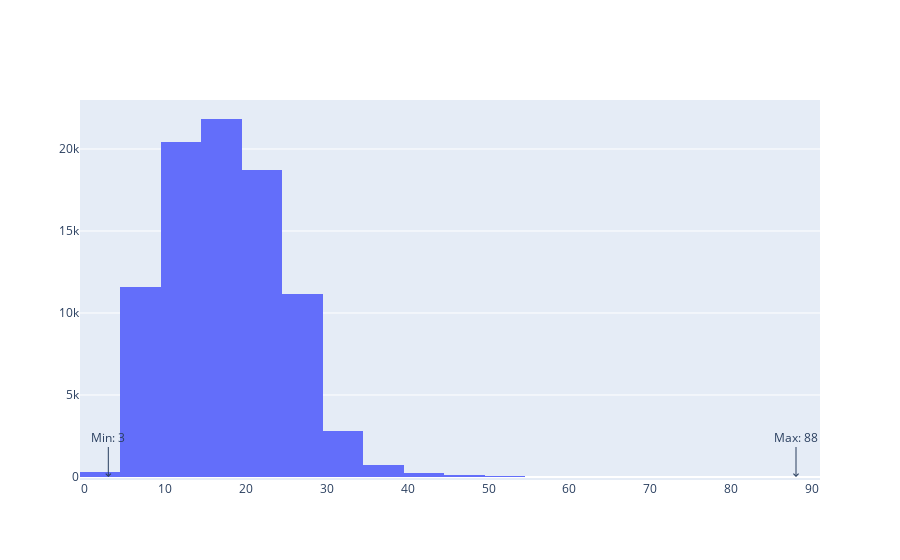

Write notebook code for a chart like this one.
### Code cell
import plotly.graph_objects as go

dataset['length'] = length

# 히스토그램 생성
histogram = go.Histogram(x=dataset['length'], nbinsx=20)

# 최댓값과 최솟값 계산
max_value = dataset['length'].max()
min_value = dataset['length'].min()

# 최댓값과 최솟값을 주석으로 추가하여 표시
annotations = [
    {
        'x': max_value,
        'y': 0,
        'xref': 'x',
        'yref': 'y',
        'text': f'Max: {max_value}',
        'showarrow': True,
        'arrowhead': 4,
        'ax': 0,
        'ay': -40
    },
    {
        'x': min_value,
        'y': 0,
        'xref': 'x',
        'yref': 'y',
        'text': f'Min: {min_value}',
        'showarrow': True,
        'arrowhead': 4,
        'ax': 0,
        'ay': -40
    }
]

# 그래프 생성 및 레이아웃 설정
fig = go.Figure(histogram)
fig.update_layout(annotations=annotations)

# 그래프 출력
fig.show()

### Figure 1 — Plotly figure (JSON) as saved in the notebook; plotly's stock layout.template omitted (floating-point values rounded to 4 significant figures; data arrays with more than 128 entries replaced by an {"elided": "..."} marker saying what was removed)
{"data": [{"nbinsx": 20, "type": "histogram", "x": {"elided": "87987 int values"}}], "layout": {"annotations": [{"arrowhead": 4, "ax": 0, "ay": -40, "showarrow": true, "text": "Max: 88", "x": 88, "xref": "x", "y": 0, "yref": "y"}, {"arrowhead": 4, "ax": 0, "ay": -40, "showarrow": true, "text": "Min: 3", "x": 3, "xref": "x", "y": 0, "yref": "y"}]}}
